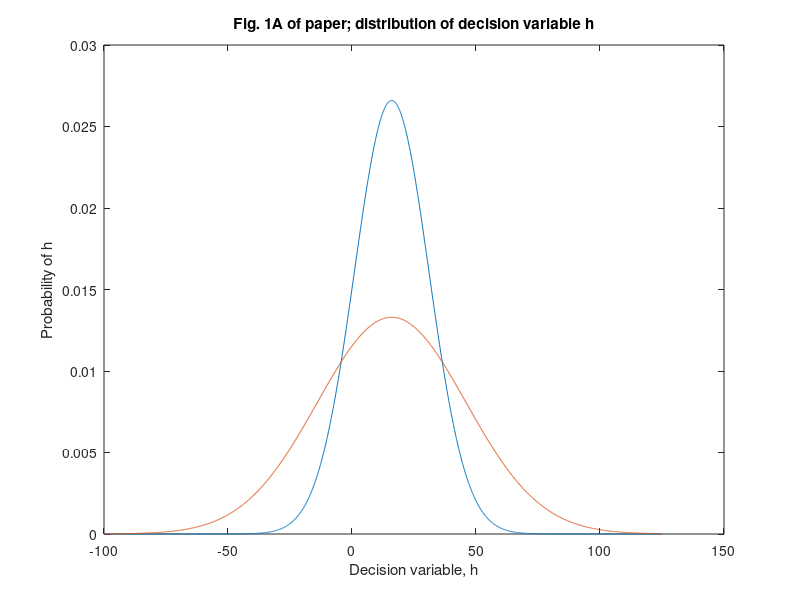
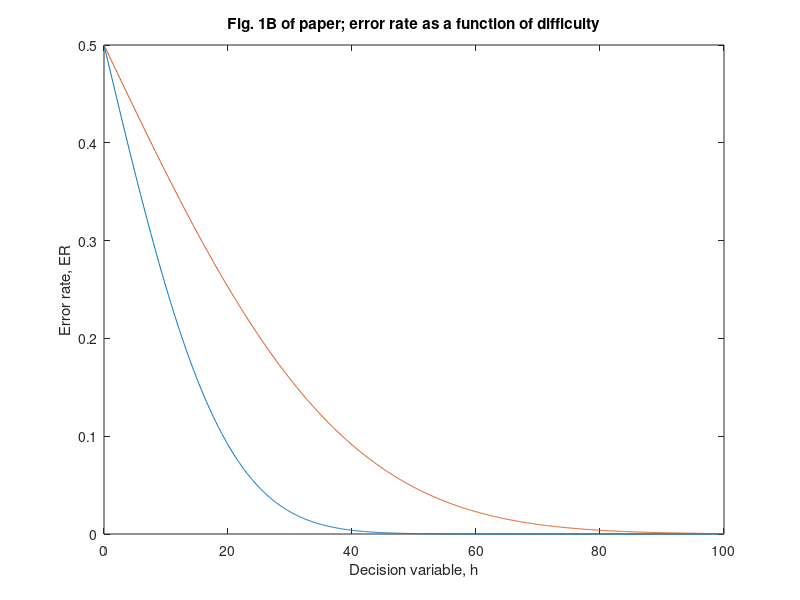
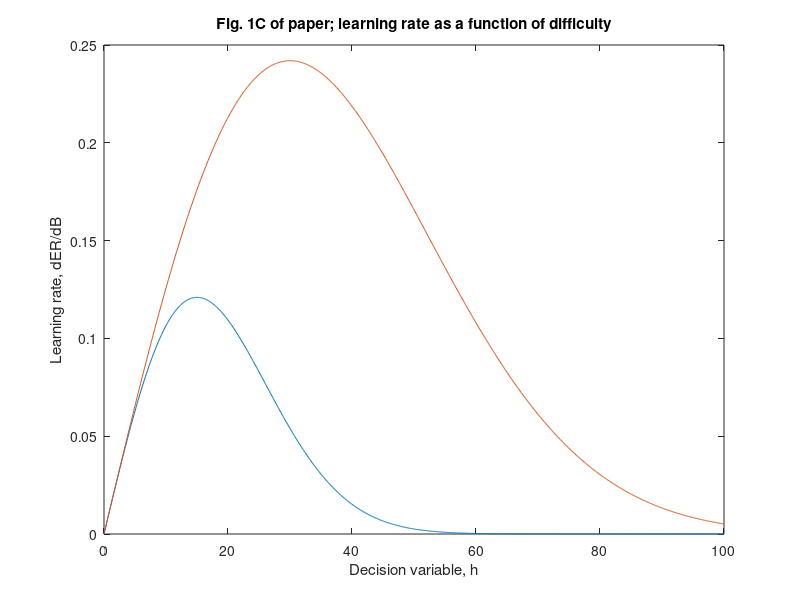
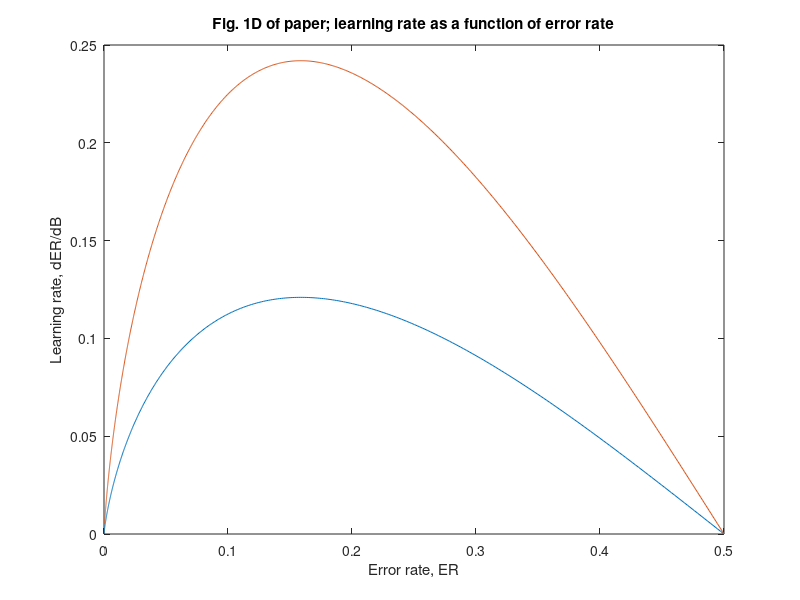

Reproduce these figures in MATLAB, in order.
function graphFig1()
% This function produces four figures for Fig. 1 of The Eighty Five Percent
% Rule for Optimal Learning (not exactly the same, but shows that they are
% obtainable).
%
%
% Author: Vannesa Nguyen              Last Update: November 19, 2018

% Initializations
increment = 0.1;
max_diff = 100;
difficulty = [0: increment: max_diff];
k = length(difficulty);

% Variables for before learning curves
before_delta = 30;
error_rate2 = zeros(k,1);
learning_rate2 = zeros(k,1);

% Variables for after learning curves
after_delta = 15;
error_rate = zeros(k,1);
learning_rate = zeros(k,1);


for diff_i = 1:k
    % Create y values for before learning curves
    gaussian_curve2  = (normcdf([-inf, 0], difficulty(diff_i), before_delta));
    error_rate2(diff_i,:) = gaussian_curve2(2);
    pdf_curve2  = (normpdf([-inf, 0], difficulty(diff_i), before_delta));
    learning_rate2(diff_i,:) = (pdf_curve2(2) - pdf_curve2(1)) * difficulty(diff_i);
    
    % Create y values for after learning curves
    gaussian_curve  = (normcdf([-inf, 0], difficulty(diff_i), after_delta));
    error_rate(diff_i,:) = gaussian_curve(2);
    pdf_curve  = (normpdf([-inf, 0], difficulty(diff_i), after_delta));
    learning_rate(diff_i,:) = (pdf_curve(2) - pdf_curve(1)) * difficulty(diff_i);    
end


% Fig 1A
h = [-100: increment : 125];
f0 = figure;
plot(h, normpdf(h, 16, after_delta), h, normpdf(h, 16, before_delta));
title('Fig. 1A of paper; distribution of decision variable h')
xlabel('Decision variable, h')
ylabel('Probability of h');

% Fig 1B
f1 = figure;
plot(difficulty, error_rate, difficulty, error_rate2);
title('Fig. 1B of paper; error rate as a function of difficulty')
xlabel('Decision variable, h')
ylabel('Error rate, ER');

% Fig 1C
f2 = figure;
plot(difficulty, learning_rate./2, difficulty, learning_rate2);
title('Fig. 1C of paper; learning rate as a function of difficulty')
xlabel('Decision variable, h')
ylabel('Learning rate, dER/dB');

% Fig 1D
f3 = figure;
plot(error_rate, learning_rate./2, error_rate2, learning_rate2);
title('Fig. 1D of paper; learning rate as a function of error rate')
xlabel('Error rate, ER')
ylabel('Learning rate, dER/dB');


end


